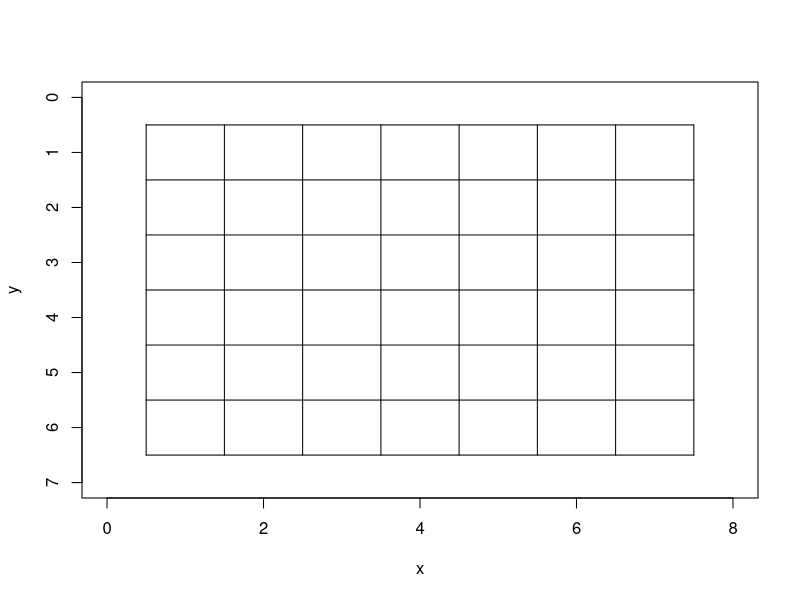

R code for this plot:
rm(list = ls())

# Detecting if four in a row exist in a given vector from the board helper function


four.in.a.row = function(player, v, debug=FALSE) {
  if (debug) {
    cat(sep="", "four.in.a.row(player=", player, ", v=", v, ")\n")
  } 
  value <- rle(v)
  if(any(value$lengths[value$values == "X" | value$values == "O"] >= 4)) {
    return(TRUE)
  } else {
    return(FALSE)
  }
}

# Check for win helper function

won = function(player, board, r, c, debug=FALSE) {
  if (debug) {
    cat(sep="", "won(player=", player, ", board=\n")
    print(board)
    cat(sep="", ", r=", r, ", c=", c, ")\n")
  }
  if(four.in.a.row(player, v = board[row(board) == r]) == TRUE) {
    return(TRUE)
  } else if (four.in.a.row(player, v = board[col(board) == c]) == TRUE) {
    return(TRUE)
  } else if (four.in.a.row(player, v = board[row(board) - col(board) == r - c]) == TRUE) {
    return(TRUE)
  } else if (four.in.a.row(player, v = board[row(board) + col(board) == r + c]) == TRUE) {
    return(TRUE)
  } else {
    return(FALSE)
  }
}

# Largest empty row helper function

largest.empty.row = function(board, col, debug=FALSE) {
  if (debug) {
    cat(sep="", "largest.empty.row(board=\n")
    print(board)
    cat(sep="", ", col=", col, ")\n")
  }
  if (any(board[,col] == "E")) {
    return(max(which(board[,col] == "E")))
  } else {
    return(TRUE) 
  }
}

# Draw connect four board.

x = rep(1:7, each = 6)
y = rep(1:6, times = 7)

plot(x, y, type="n", xlim=c(0, 8), ylim=c(7, 0))
segments(x0 = c(0.5, 0.5, 0.5, 0.5, 0.5, 0.5, 0.5, 0.5, 0.5, 1.5, 2.5, 3.5, 4.5, 5.5, 6.5, 7.5), 
         y0 = c(6.5, 5.5, 4.5, 3.5, 2.5, 1.5, 0.5, 0.5, 0.5, 0.5, 0.5, 0.5, 0.5, 0.5, 0.5, 0.5), 
         x1 = c(7.5, 7.5, 7.5, 7.5, 7.5, 7.5, 7.5, 0.5, 0.5, 1.5, 2.5, 3.5, 4.5, 5.5, 6.5, 7.5), 
         y1 = c(6.5, 5.5, 4.5, 3.5, 2.5, 1.5, 0.5, 6.5, 0.5, 6.5, 6.5, 6.5, 6.5, 6.5, 6.5, 6.5))

# Data matrix used to keep track of the game
board = matrix(data=rep("E", times=42), nrow=6, ncol=7)

# Game! With functions to check for win and largest empty row
player = "X"
for (i in 1:42) {
  index = identify(x, y, n=1)
  col = x[index]
  empty = largest.empty.row(board, col)
  # if (empty == TRUE) {
  #   cat(set = "", "Column is full, select an empty column.", "\n")
  #   index = identify(x, y, n=1)
  # }
  row = y[empty]
  board[row, col] = player
  text(x=col, y=row, labels=player)
  cat(sep="", "i=", i, ", player=", player, ", index=", index,
      ", row=", row, ", col=", col, ", board:", "\n")
  print(board)
  if(won(player, board, row, col)) {
    text(x=2, y=1/3, labels=paste(player, " won!"), col="red")
    break
  }
  player = ifelse(test=(player == "X"), yes="O", no="X")
}
